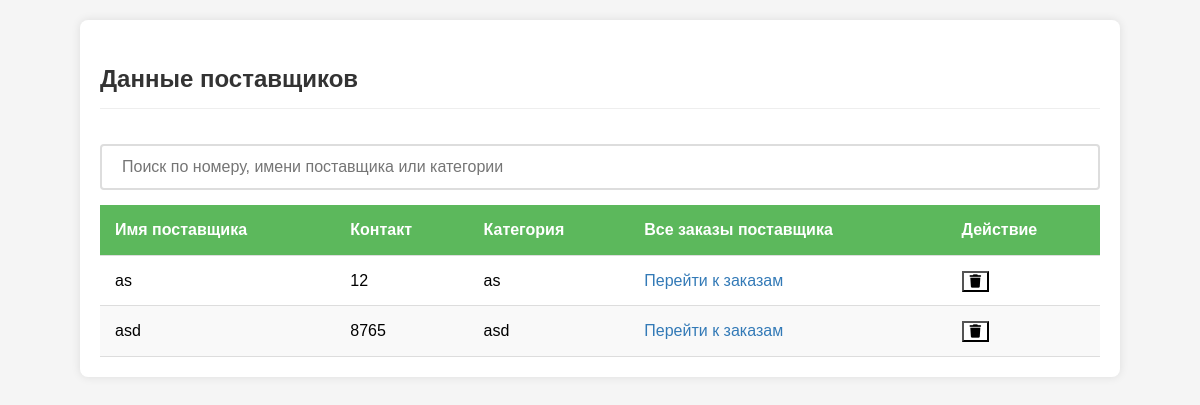
The app's page /users/orders/ (signed in) with its own data.
### users/models.py (models this page shows)
class Suppliers(models.Model):
    username = models.TextField(default="None")
    name = models.TextField()
    contact = models.CharField(max_length=15)
    category = models.CharField(max_length=40)
    url = models.TextField(default="None")

### users/views.py (the view, shortened to what this page needs)
# urls.py: path('orders/', orders, name='orders'),
def orders(request):
    context = {}
    all_data = Suppliers.objects.filter(username=request.user.username)
    context = {
        "all_data": all_data,
    }
    return render(request, "users/orders.html", context)

### users/templates/users/orders.html (shortened to what this page needs)
<!DOCTYPE html>
<html lang="ru">
<head>
    <link rel="stylesheet" href="https://cdnjs.cloudflare.com/ajax/libs/font-awesome/6.0.0/css/all.min.css">
</head>
<body>
    <div class="container">
        <h2>Данные поставщиков</h2>
        <div class="show-table">
            <input type="text" id="searchInput" placeholder="Поиск по номеру, имени поставщика или категории" onkeyup="searchTable()">
            <table>
                <thead>
                    <tr>
                        <th>Имя поставщика</th>
                        <th>Контакт</th>
                        <th>Категория</th>
                        <th>Все заказы поставщика</th>
                        <th>Действие</th>
                    </tr>
                </thead>
                <tbody>
                    {% for data in all_data %}
                    <tr>
                        <td>{{ data.name }}</td>
                        <td>
                            <div class="contact-info">
                                {{ data.contact }}
                            </div>
                        </td>
                        <td class="category-{{ data.category|lower|cut:' ' }}">
                            {{ data.category }}
                        </td>
                        <td><a href="{{ data.url }}">Перейти к заказам</a></td>
                        <td class="action-btns">
                            <button onclick="confirmDelete({{ data.id }})" class="action-btn delete-btn">
                                <i class="fas fa-trash"></i>
                            </button>
                        </td>
                    </tr>
                    {% endfor %}
                </tbody>
            </table>
        </div>
    </div>
</body>
</html>

### users/templates/users/orders.html (style rules this page uses)
:root { --primary: #5cb85c; --secondary: #f0ad4e; --background: #f5f5f5; }
.delete-btn { background: #ffffff; color: var(--error); }
body { font-family: Arial, sans-serif; line-height: 1.6; margin: 0; padding: 20px; background-color: #f5f5f5; }
.container { max-width: 1000px; margin: 0 auto; background: #fff; padding: 20px; border-radius: 8px; box-shadow: 0 0 10px rgba(0,0,0,0.1); }
h2 { color: #333; margin-bottom: 20px; padding-bottom: 10px; border-bottom: 1px solid #eee; }
.show-table { width: 100%; overflow-x: auto; margin-top: 20px; }
table { width: 100%; border-collapse: collapse; }
table th, table td { padding: 12px 15px; text-align: left; border-bottom: 1px solid #ddd; }
table th { background-color: var(--primary); color: #ffffff; font-weight: bold; }
table tr:nth-child(even) { background-color: #f9f9f9; }
a { color: #337ab7; text-decoration: none; transition: color 0.2s; }
.contact-info { display: flex; flex-direction: column; gap: 3px; }
#searchInput { width: 100%; padding: 12px 20px; margin: 15px 0; border: 2px solid #ddd; border-radius: 4px; box-sizing: border-box; font-size: 16px; transition: all 0.3s; }

### records on screen
Suppliers: name "as", contact "12", category "as"
Suppliers: name "asd", contact "8765", category "asd"
